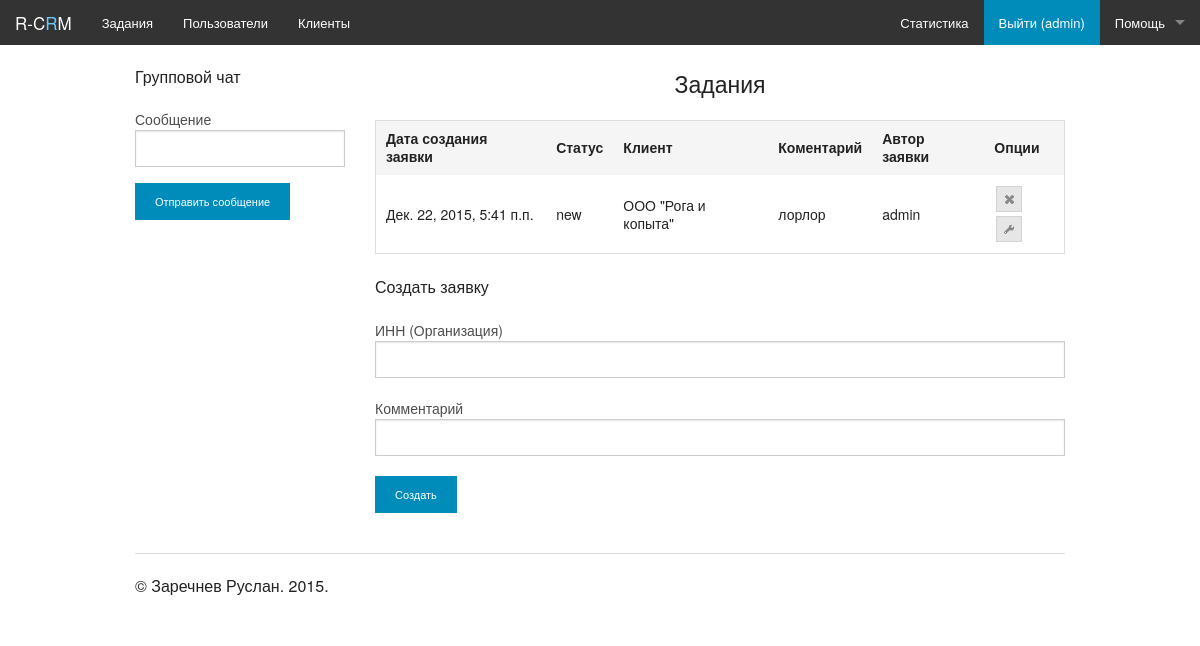
/crm/ (signed in), run on an earlier commit of the app's database.
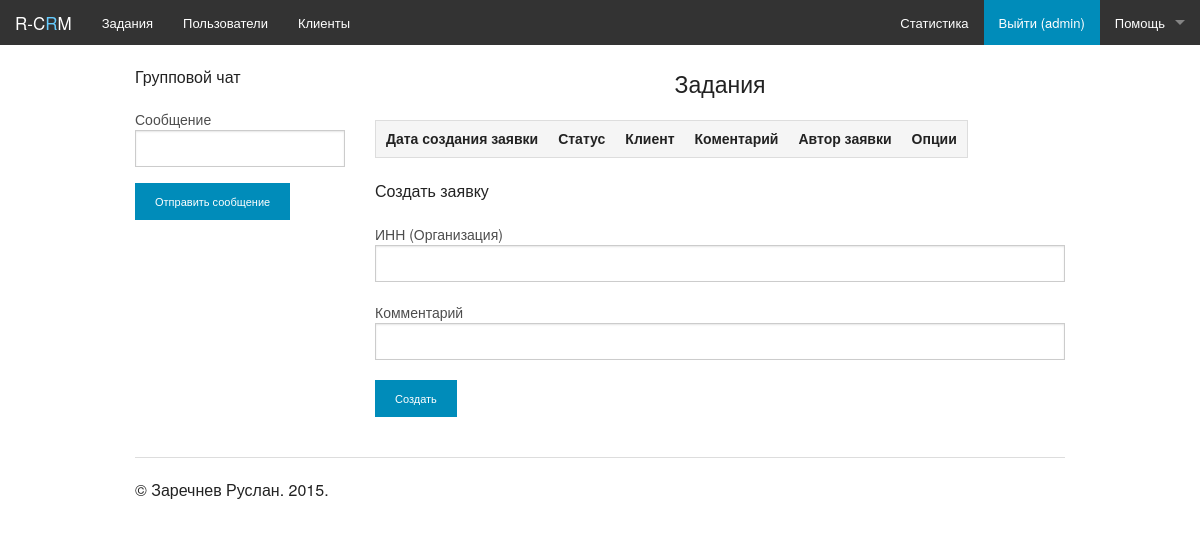
And on a later commit of the database.
### crm/models.py (models this page shows)
class Task(models.Model):
    STATUS_OF_TASK = (
        ('NEW', 'Новая'),
        ('PRG', 'Решается'),
        ('SLD', 'Решена'),
        ('RMD', 'Удалена'),
    )
    status = models.CharField(blank=False, null=False, max_length=3, choices=STATUS_OF_TASK, default='NEW', verbose_name="Статус заявки")
    create_comment = models.CharField(blank=False, null=False, max_length=100, verbose_name="Комментарий")
    is_removed = models.BooleanField(default=False, blank=False, verbose_name="Удалённая заявка")
    change_status_datetime = models.DateTimeField(null=True, default=0, blank=False, verbose_name="Дата последнего изменения статуса")
    create_user = models.ForeignKey(auth.models.User, null=False, blank=False, related_name='create_user', verbose_name="Автор заявки")
    user_solved = models.ForeignKey(auth.models.User, null=True, blank=False, default=0, related_name='closed_user', verbose_name="Закрыл заявку")
    remove_user = models.ForeignKey(auth.models.User, null=True, blank=False, default=0, related_name='remove_user', verbose_name="Удалил заявку")
    client = models.ForeignKey(Client, null=False, blank=False, verbose_name="Клиент")
    create_date = models.DateTimeField(null=False, blank=False, verbose_name="Дата регистрации заявки")
    closed_date = models.DateTimeField(blank=False, null=False, default=0, verbose_name="Дата закрытия заявки")
    date_of_removal = models.DateTimeField(default=0, blank=False, null=False, verbose_name="Дата удаления заявки")

### clients/models.py (models this page shows)
class Client(models.Model):
    PRIORITY_VALUES = (
        ('100', 'Наивысший'),
        ('200', 'Высокий'),
        ('300', 'Выше среднего'),
        ('400', 'Средний'),
        ('500', 'Низкий'),
    )
    name = models.CharField(max_length=200, unique=True, blank=False, null=False, verbose_name="Полное название организации")
    sname = models.CharField(max_length=100, unique=True, blank=False, null=False, verbose_name="Краткое название организации")
    inn = models.CharField(max_length=15, unique=True, blank=False, null=False, verbose_name="ИНН")
    address = models.CharField(max_length=300, blank=False, null=False, verbose_name="Адрес организации")
    phone = models.CharField(max_length=50, blank=False, null=False, verbose_name="Номер телефона организации")
    email = models.EmailField(unique=True, blank=False, null=False, verbose_name="Электронная почта организации")
    priority = models.IntegerField(choices=PRIORITY_VALUES, verbose_name="Приоритет клиента")
    create_date = models.DateTimeField(verbose_name="Дата регистрации организации")
    is_active = models.BooleanField(default=True, blank=False, verbose_name="Обслуживается")
    is_deleted = models.BooleanField(default=False, verbose_name="Удален")

### crm/views.py (the view)
@login_required(login_url='/auth/login')
def hello(request):
    args = {}
    args['tasks'] = Task.objects.all().order_by('id').reverse()
    if "only_table" in request.POST and request.POST['only_table'] == "true":
        return render_to_response('crm_only_table.html', args)
    args['username'] = auth.get_user(request).username
    return render_to_response('crm.html', args)

### crm/templates/crm.html (shortened to what this page needs)
{% extends 'main.html' %}
{% block crm %}
<center><h4>Задания</h4></center>
<p>
    <div id="crm_content">
        {% include 'crm_only_table.html' %}
    </div>
<p>
<p>
<p>
    Создать заявку
    <p><label for="id_inn">ИНН (Организация)</label>   <input id="id_inn" maxlength="20" name="inn" type="text" /></p>
    <p><label for="id_comment">Комментарий</label>     <input id="id_comment" maxlength="50" name="comment" type="text" /></p>
    <input type="button" class="button tiny" value="Создать" onclick="add_task();"/>
{% endblock %}

### templates/main.html (shortened to what this page needs)
{% load staticfiles %}
<!DOCTYPE html>
<html>
 <head>
     <link rel="stylesheet" type="text/css" href="{% static "static/css/foundation.css" %}"/>
     <link rel="stylesheet" type="text/css" href="{% static "static/css/normalize.css" %}"/>
     <link rel="stylesheet" type="text/css" href="{% static "static/css/my.css" %}"/>
     <link rel="stylesheet" type="text/css" href="{% static "static/jquery-ui/jquery-ui.css" %}"/>
     <link rel="stylesheet" type="text/css" href="{% static "static/jquery-ui/jquery-ui.theme.css" %}"/>
     <link rel="stylesheet" type="text/css" href="{% static "static/jquery-ui/jquery-ui.structure.css" %}"/>
     <link rel="stylesheet" type="text/css" href="{% static "static/css/Lobibox.min.css" %}"/>
 </head>
 <body>
 <nav class="top-bar" data-topbar role="navigation">
  <ul class="title-area">
    <li class="name">
      <h1><a href="/">R-C<font color=#66CCFF>R</font>M</a></h1>
    </li>
  </ul>
  <section class="top-bar-section">
    <ul class="right">
      <li><a href="/statistic">Статистика</a></li>
	 {% if username %}
	     <li class="active"><a href="/auth/logout/">Выйти ({{ username }})</a></li>
	{% else %}
	     <li class="active"><a href="/auth/login/">Войти</a></li>
	{% endif %}
      <li class="has-dropdown">
        <a href="#">Помощь</a>
      </li>
    </ul>
    <ul class="left">
      <li><a href="/crm">Задания</a></li>
      <li><a href="/users">Пользователи</a></li>
      <li><a href="/clients">Клиенты</a></li>
    </ul>
  </section>
</nav>
<div class="row" style="margin-top:20px">
    {% if username %}
      <div class="large-3 columns">
                <div>
                    Групповой чат
                    <label for="id_message">Сообщение</label>     <input id="id_message" maxlength="50" name="comment" type="text" />
                    <input type="button" class="button tiny" value="Отправить сообщение" onclick="add_message();"/>
                </div>
      </div>
      <div class="large-9 columns main_background">
        {% block crm %}{% endblock %}
      </div>
    {% else %}
    {% block login %}{% endblock %}
    {% endif %}
</div>
<div class="row">
    <div class="large-12 columns">
        <hr>
        <p>© Заречнев Руслан. 2015.</p>
    </div>
</div>
</body>
</html>

### crm/templates/crm_only_table.html
<table>
    <thead>
      <tr>
          <th>Дата создания заявки</th>
          <th>Статус</th>
          <th>Клиент</th>
          <th>Коментарий</th>
          <th>Автор заявки</th>
          <th>Опции</th>
      </tr>
    </thead>
{% for task in tasks %}
    {% if not task.is_removed %}
        <tr>
            <td>{{ task.create_date }}</td>
            <td>{{ task.status }}</td>
            <td>{{ task.client.sname }}</td>
            <td>{{ task.create_comment }}</td>
            <td>{{ task.create_user.username }}</td>
            <td>
                <ul id="icons" class="ui-widget ui-helper-clearfix">
                    <li title="Удалить заявку" onclick="rem_task({{ task.id }})" class="ui-state-default ui-corner-all"><span class="ui-icon ui-icon-closethick"></span></li>
                    <li title="Править заявку" onclick="edit_task({{ task.id }})" class="ui-state-default ui-corner-all"><span class="ui-icon ui-icon-wrench"></span></li>
                </ul>
            </td>
        </tr>
    {% endif %}
{% endfor %}
</table>

### static/css/my.css (style rules this page uses)
.row { margin: 0 auto; max-width: 100rem; width: 80%; }
body { background-color: RGB(255, 255, 255); }
.main_background { background-color: RGB(255, 255, 255); }

What changed in the data, as far as the page shows it:
removed Task: create_date "Дек. 22, 2015, 5:41 п.п.", status "new", client.sname "ООО \"Рога и копыта\"", create_comment "лорлор", create_user.username "admin", is_removed False (drawn)
